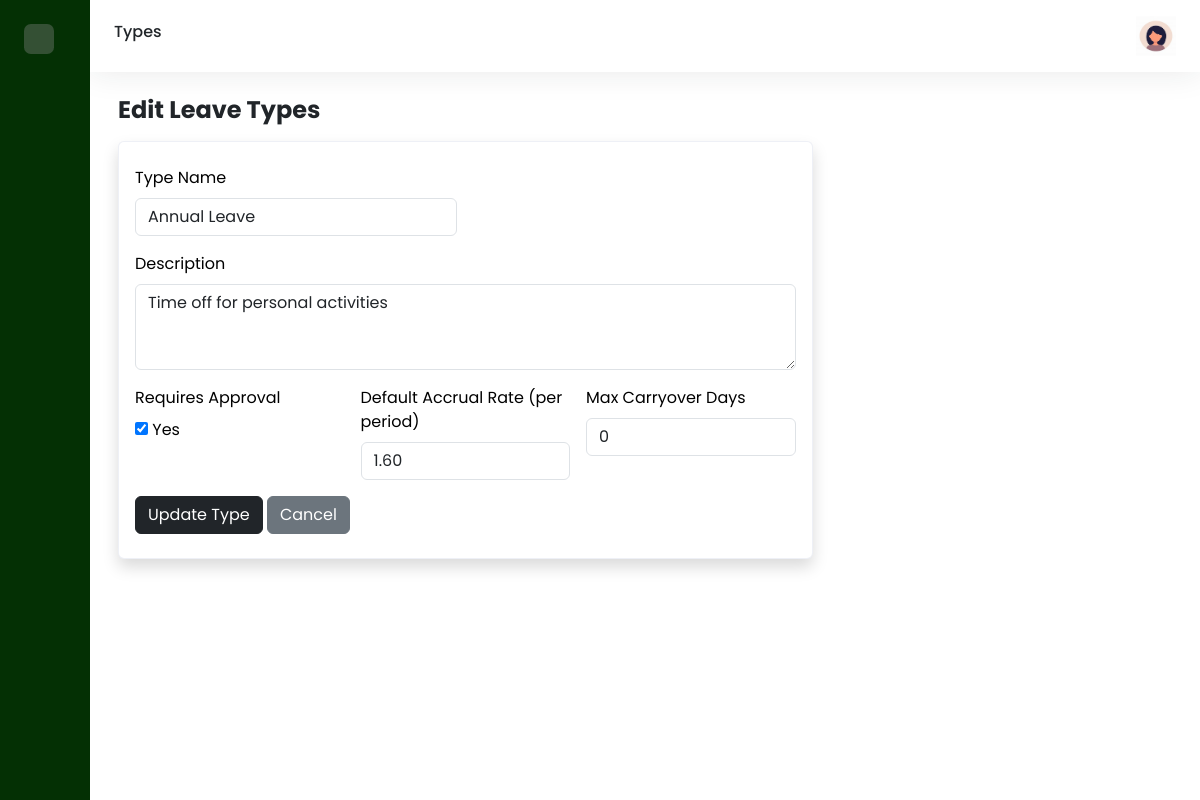
Page /admin/edittype.php?id=1 (signed in) on the committed database.
### tables this page shows
CREATE TABLE `leave_type` (
  `type_id` int(11) NOT NULL,
  `type_name` varchar(100) NOT NULL,
  `description` text DEFAULT NULL,
  `requires_approval` tinyint(1) NOT NULL DEFAULT 1,
  `default_accrualrate_perperiod` decimal(5,2) NOT NULL DEFAULT 0.00,
  `max_carryover_days` int(11) NOT NULL DEFAULT 0
);

### admin/edittype.php (the view, shortened to what this page needs)
<?php
$host = "localhost";
$db   = "leave_management";
$user = "root";
$pass = "";
$conn = new mysqli($host, $user, $pass, $db);
$type_id = intval($_GET["id"]);
$stmt = $conn->prepare("SELECT type_id, type_name, description, requires_approval, default_accrualrate_perperiod, max_carryover_days FROM leave_type WHERE type_id = ?");
$stmt->bind_param("i", $type_id);
$stmt->execute();
$result = $stmt->get_result();
$type = $result->fetch_assoc();
?>
<!DOCTYPE html>
<html>
    <head>
        <link href='https://cdn.boxicons.com/fonts/basic/boxicons.min.css' rel='stylesheet'>
        <link href="https://cdn.jsdelivr.net/npm/bootstrap@5.3.7/dist/css/bootstrap.min.css" rel="stylesheet"
>
        <link rel="stylesheet" href="../assets/css/dashboard.css">
    </head>
    <body>
        <div class="wrapper">
            <aside id="sidebar">
                <div class="d-flex justify-content-between p-4">
                    <button class="toggle-btn border-0" type="button">
                    </button>
                </div>
                <ul class="sidebar-nav">
                    <li class="sidebar-item">
                        <a href="../admin.php" class="sidebar-link">
                        </a>
                    </li>
                    <li class="sidebar-item">
                        <a href="#" class="sidebar-link collapsed has-dropdown" data-bs-toggle="collapse"
                        data-bs-target="#dept" aria-expanded="false" aria-controls="dept">
                        </a>
                    </li>
                    <li class="sidebar-item">
                        <a href="#" class="sidebar-link collapsed has-dropdown"data-bs-toggle="collapse"
                        data-bs-target="#leaves" aria-expanded="false" aria-controls="leaves">
                        </a>
                    </li>
                    <li class="sidebar-item">
                        <a href="#" class="sidebar-link collapsed has-dropdown"data-bs-toggle="collapse"
                        data-bs-target="#emp" aria-expanded="false" aria-controls="emp">
                        </a>
                    </li>
                    <li class="sidebar-item">
                        <a href="#" class="sidebar-link collapsed has-dropdown"data-bs-toggle="collapse"
                        data-bs-target="#manage" aria-expanded="false" aria-controls="manage">
                        </a>
                    </li>
                    <li class="sidebar-item">
                        <a href="report.php" class="sidebar-link">
                        </a>
                    </li>
                    <li class="sidebar-item">
                        <a href="settings.php" class="sidebar-link">
                        </a>
                    </li>
                </ul>
                <div class="sidebar-footer">
                    <a href="../logout.php" class="sidebar-link">
                    </a>
                </div>
            </aside>
            <div class="main">
                <nav class="navbar navbar-expand px-4 py-3">
                    <h6>Types</h6>
                    <div class="navbar-collapse collapse">
                        <ul class="navbar-nav ms-auto">
                            <li class="nav-item dropdown">
                                <a href="#" data-bs-toggle="dropdown" class="nav-icon pe-md-0">
                                   <img src="../assets/img/avatar.jpeg" alt="" class="avatar img-fluid">
                                </a>
                            </li>
                        </ul>
                    </div>
                </nav>
                <main class="content px-3 py-4">
                    <div class="container-fluid">
                        <div class="mb-3">
                            <h2 class="fw-bold fs-4 mb-3">
                                Edit Leave Types
                            </h2>
                            <div class="row">
                                <div class="col-12 col-md-8">
                                    <div class="card shadow">
                                        <div class="card-body py-4">
                                            <form method="POST" class="row g-3">
                                                 <div class="col-md-6">
                                                    <label for="type_name" class="form-label">Type Name</label>
                                                    <input type="text" class="form-control" id="type_name" name="type_name"
                                                        value="<?php echo htmlspecialchars($type['type_name']); ?>" required>
                                                </div>
                                                <div class="col-12">
                                                    <label for="description" class="form-label">Description</label>
                                                    <textarea class="form-control" id="description" name="description" rows="3"><?php echo htmlspecialchars($type['description']); ?></textarea>
                                                </div>
                                                <div class="col-md-4">
                                                    <label for="requires_approval" class="form-label">Requires Approval</label><br>
                                                    <input type="checkbox" id="requires_approval" name="requires_approval" value="1"
                                                        <?php if ($type['requires_approval']) echo "checked"; ?>>
                                                    <label for="requires_approval">Yes</label>
                                                </div>
                                                <div class="col-md-4">
                                                    <label for="default_accrualrate_perperiod" class="form-label">Default Accrual Rate (per period)</label>
                                                    <input type="number" class="form-control" id="default_accrualrate_perperiod" name="default_accrualrate_perperiod"
                                                        value="<?php echo htmlspecialchars($type['default_accrualrate_perperiod']); ?>" required>
                                                </div>
                                                <div class="col-md-4">
                                                    <label for="max_carryover_days" class="form-label">Max Carryover Days</label>
                                                    <input type="number" step="any" class="form-control" id="max_carryover_days" name="max_carryover_days"
                                                        value="<?php echo htmlspecialchars($type['max_carryover_days']); ?>" required>
                                                </div>
                                                <div class="col-12">
                                                    <button type="submit" name="update_type" class="btn btn-dark">Update Type</button>
                                                    <a href="mantype.php" class="btn btn-secondary">Cancel</a>
                                                </div>
                                            </form>
                                        </div>
                                    </div>
                                </div>
                            </div>
                        </div>
                    </div>
                </main>
            </div>
        </div>
    </body>
</html>

### assets/css/dashboard.css (style rules this page uses)
body { font-family: 'Poppins', sans-serif; }
a { text-decoration: none; }
li { list-style: none; }
.wrapper { display: flex; }
.main { display: flex; flex-direction: column; min-height: 100vh; width: 100%; overflow: hidden; transition: all 0.25s ease-in-out; background-color: #FFF; }
#sidebar { width: 90px; min-width: 90px; transition: all 0.25s ease-in-out; background-color: #043004ff; display: flex; flex-direction: column; }
.toggle-btn { width: 30px; height: 30px; color: #FFF; border-radius: 0.425rem; font-size: 18px; display: flex; justify-content: center; align-items: center; background-color: #345034; }
.sidebar-nav { padding: 0.8rem; flex: 11 auto; z-index: 10; }
a.sidebar-link { padding: .625rem 1.125rem; color: #9db1a1; display: block; white-space: nowrap; font-weight: 700; border-left: 3px solid transparent; }
.sidebar-item { position: relative; }
.navbar { background-color: #FFF; box-shadow: 0 0 2rem 0 rgba(33, 37, 41, 0.1); }
.navbar-expand .navbar-collapse { min-width: 200px; }
.avatar { height: 40px; width: 40px; }
.card { background-color: #FFF; transition: 0.4s; cursor: pointer; color: #000; margin-bottom: 1rem; border-color: rgba(231, 234, 243, 0.7); }
.content { flex: 11 auto; }

### rows in the picture
leave_type: type_name "Annual Leave", description "Time off for personal activities", requires_approval "☑", default_accrualrate_perperiod "1.60", max_carryover_days "0"
